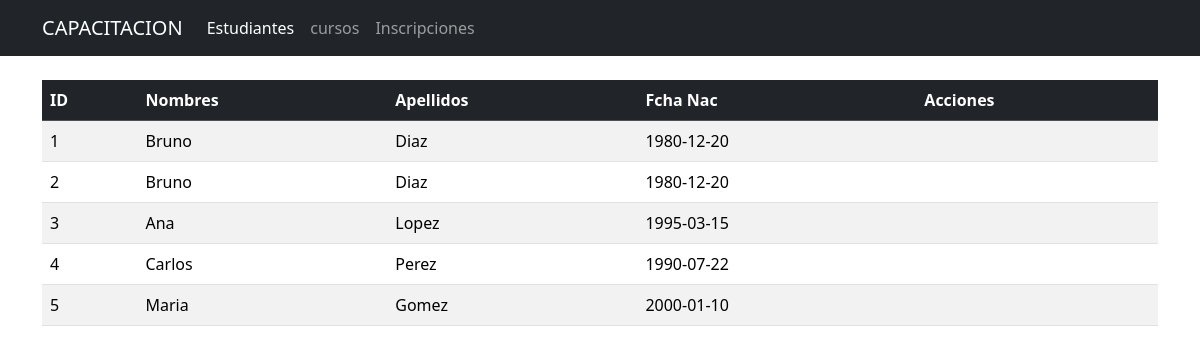
Page /estudiantes on the committed database.
### tables this page shows
CREATE TABLE estudiantes (
        id INTEGER PRIMARY KEY,
        nombre TEXT NOT NULL,
        apellidos TEXT NOT NULL,
        fecha_nacimiento DATE NOT NULL
    );

### app.py (the view)
@app.route("/estudiantes")
def estudiantes():
    conn = get_db_connection()
    estudiantes = conn.execute('SELECT * FROM estudiantes').fetchall()
    conn.close()
    return render_template('estudiantes.html',estudiantes=estudiantes)

### app.py (called while the page is built)
def get_db_connection():
    conn = sqlite3.connect("instituto.db")
    conn.row_factory = sqlite3.Row
    return conn

### templates/estudiantes.html
{% extends "base.html" %}
{% block content %}
<table class = "table table-striped table-hover">
        <thead class="table-dark">
            <tr>
                <th>ID</th>
                <th>Nombres</th>
                <th>Apellidos</th>
                <th>Fcha Nac</th>
                <th>Acciones</th>
            </tr>
        </thead>
        <tbody>
            {% for estudiante in estudiantes %}
            <tr>
                <td>{{ estudiante.id }}</td>
                <td>{{ estudiante.nombre }}</td>
                <td>{{ estudiante.apellidos}}</td>
                <td>{{ estudiante.fecha_nacimiento }}</td>
                <td></td>
            </tr>
            {% endfor %}
        </tbody>
    </table>
</div>
{% endblock %}

### rows in the picture
estudiantes: id "1", nombre "Bruno", apellidos "Diaz", fecha_nacimiento "1980-12-20"
estudiantes: id "2", nombre "Bruno", apellidos "Diaz", fecha_nacimiento "1980-12-20"
estudiantes: id "3", nombre "Ana", apellidos "Lopez", fecha_nacimiento "1995-03-15"
estudiantes: id "4", nombre "Carlos", apellidos "Perez", fecha_nacimiento "1990-07-22"
estudiantes: id "5", nombre "Maria", apellidos "Gomez", fecha_nacimiento "2000-01-10"
